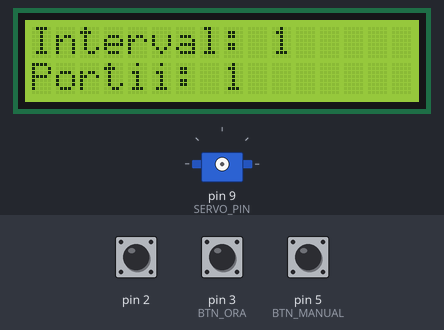
The sketch below on a simulated Arduino Uno, built with avr-gcc and run on an emulated ATmega328P. Parts: 16×2 character LCD, servo. Inputs (shaded band) come from the test bench; at power-on: pin 5 (BTN_MANUAL) HIGH, pin 2 HIGH, pin 3 (BTN_ORA) HIGH. The local clock reads 2024-03-15 10:24:30 at power-on unless the sketch sets it; servo pulses on a pin are drawn as a servo (544–2400 µs = 0–180°); what the sketch prints to the serial monitor is not drawn.

Above: at 1.2 s.
1.3 s: pin 5 (BTN_MANUAL) pulled LOW for 0.35 s
At 2.2 s:
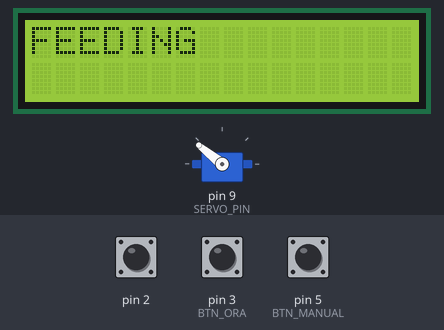
4.6 s: pin 2 pulled LOW for 0.35 s
At 5.5 s:
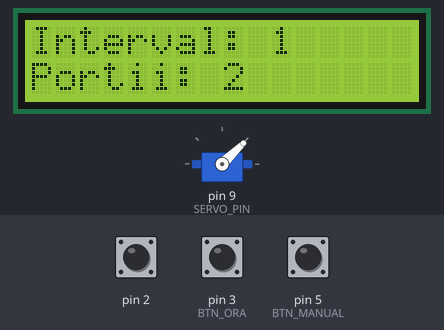
6.5 s: pin 3 (BTN_ORA) pulled LOW for 0.35 s
At 7.3 s:
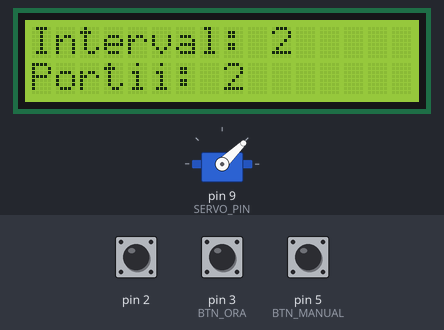
8.3 s: pin 3 (BTN_ORA) pulled LOW for 1 s
At 9.1 s:
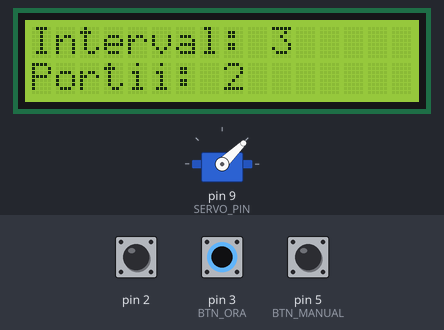
10.8 s: pin 2 pulled LOW for 1 s
At 11.6 s:
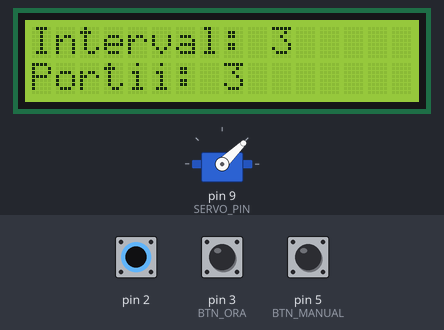
13.3 s: pin 5 (BTN_MANUAL) pulled LOW for 1 s
At 16.6 s:
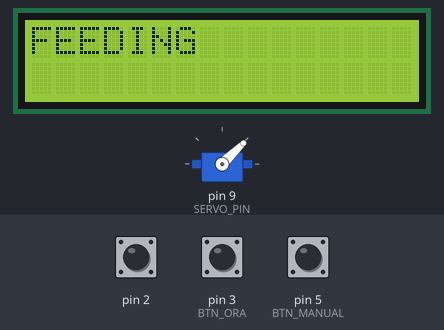
Timing chart, 0 to 18.3 s (numbered marks = the images above; inputs shaded):
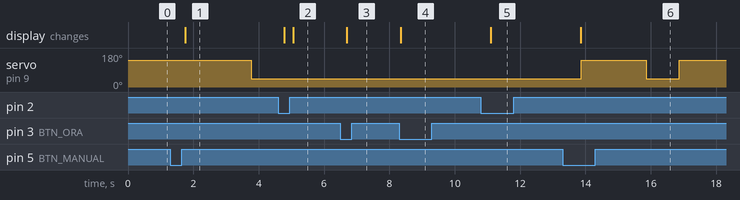

Measured:
- after the input at 1.3 s, servo on pin 9 (SERVO_PIN): 141° → 44° after 2.5 s; the display: changes after 0.45 s (image 1)
- after the input at 4.6 s, the display: first differs from a run without the input after 0.45 s (image 2)
- after the input at 6.5 s, the display: changes after 0.20 s (image 3)
- after the input at 8.3 s, the display: changes after 0.05 s (image 4)
- after the input at 10.8 s, the display: changes after 0.30 s (image 5)
- after the input at 13.3 s, servo on pin 9 (SERVO_PIN): 44° → 141° after 0.56 s, → 44° 2.0 s later, → 141° 1.0 s later; the display: changes after 0.55 s (image 6)

The sketch:

PetFeeder.ino
```cpp
#include <avr/io.h>
#include <avr/interrupt.h>
#include <util/delay.h>
#include <Wire.h>
#include <LiquidCrystal_I2C.h>
#include <DS3231.h>

LiquidCrystal_I2C lcd(0x27, 16, 2);
DS3231 rtc(SDA, SCL);
Time t;

#define BTN_PORTII PD2  // INT0
#define BTN_ORA    PD3  // INT1
#define BTN_MANUAL PD5
#define SERVO_PIN  PB1  // OC1A = pin 9

volatile bool change_portions = false;
volatile bool change_interval = false;

int portions_crt = 1;
int interval = 1;
bool feed_active = false;

int next_feed_hour = 19;
int next_feed_minute = 24;
int next_feed_seconds = 01;

void setup_gpio() {
  DDRD &= ~((1 << BTN_PORTII) | (1 << BTN_ORA) | (1 << BTN_MANUAL));
  PORTD |= (1 << BTN_PORTII) | (1 << BTN_ORA) | (1 << BTN_MANUAL);
}

void setup_pwm_servo() {
  DDRB |= (1 << SERVO_PIN);
  TCCR1A = (1 << COM1A1) | (1 << WGM11);              // Fast PWM
  TCCR1B = (1 << WGM13) | (1 << WGM12) | (1 << CS11);  // Prescaler 8
  ICR1 = 39999;
}

void set_servo_angle(int angle) {
  uint16_t pulse_us = map(angle, 0, 180, 1000, 2000);
  OCR1A = pulse_us * 2;
}

void setup_interrupts() {
  EICRA |= (1 << ISC01) | (1 << ISC11);
  EIMSK |= (1 << INT0) | (1 << INT1);
  sei();
}

void update_lcd() {
  lcd.setCursor(0, 0);
  lcd.print("Interval: ");
  lcd.print(interval);
  lcd.setCursor(0, 1);
  lcd.print("Portii: ");
  lcd.print(portions_crt);
}

void setup() {
  lcd.init();
  lcd.backlight();
  setup_gpio();
  setup_pwm_servo();
  setup_interrupts();
  rtc.begin();
  Serial.begin(9600);

}

void feed_now() {
  lcd.clear();
  lcd.setCursor(0, 0);
  lcd.print("FEEDING");

  for (int i = 0; i < portions_crt; i++) {
    set_servo_angle(180);
    _delay_ms(2000);
    set_servo_angle(0);
    _delay_ms(1000);
  }

  lcd.clear();
}

void loop() {
  t = rtc.getTime();

  Serial.print("Current Time: ");
  Serial.print(t.hour);
  Serial.print(":");
  Serial.print(t.min);
  Serial.print(":");
  Serial.println(t.sec);

  Serial.print("Next Feeding Time: ");
  Serial.print(next_feed_hour);
  Serial.print(":");
  Serial.print(next_feed_minute);
  Serial.print(":");
  Serial.println(next_feed_seconds);

  if (change_portions) {
    portions_crt++;
    if (portions_crt > 10) portions_crt = 1;
    change_portions = false;
    lcd.clear();
  }

  if (change_interval) {
    interval++;
    if (interval > 23) interval = 1;
    next_feed_hour = (t.hour + interval) % 24;
    change_interval = false;
    lcd.clear();
  }

  if (!(PIND & (1 << BTN_MANUAL))) {
    feed_active = true;
    _delay_ms(300);
  }

  if (t.hour == next_feed_hour &&
      t.min == next_feed_minute &&
      t.sec == next_feed_seconds) {
    feed_active = true;
    next_feed_hour = (t.hour + interval) % 24;
  }

  if (feed_active) {
    feed_now();
    feed_active = false;
  }

  update_lcd();
  _delay_ms(250);
}

ISR(INT0_vect) {
  change_portions = true;
}

ISR(INT1_vect) {
  change_interval = true;
}
```
